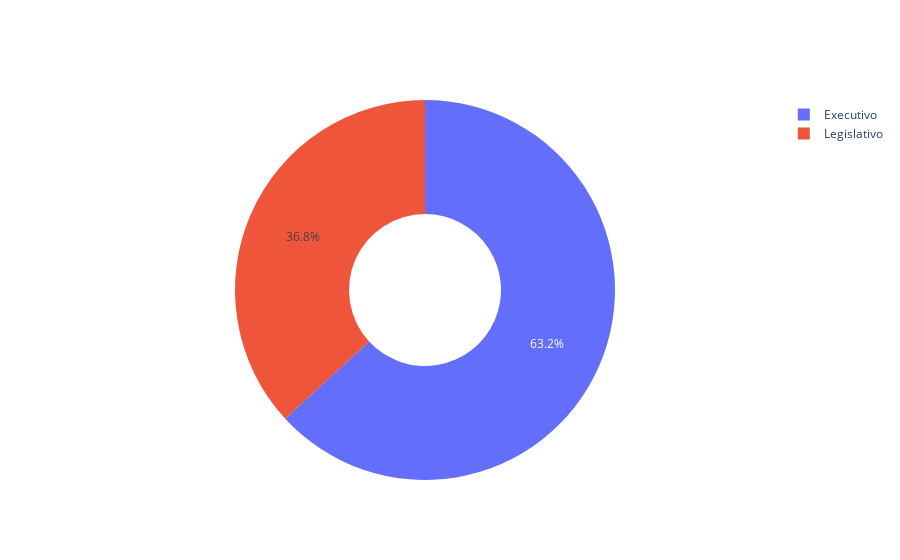

Source (notebook cell):
### Code cell
go.Figure(
    data=go.Pie(
        labels=poder.index,
        values=poder.values,
        hole=.4
    )
).show()

### Figure 1 — Plotly figure (JSON) as saved in the notebook; plotly's stock layout.template omitted (floating-point values rounded to 4 significant figures)
{"data": [{"hole": 0.4, "labels": ["Executivo", "Legislativo"], "type": "pie", "values": [24, 14]}], "layout": {"autosize": true}}
